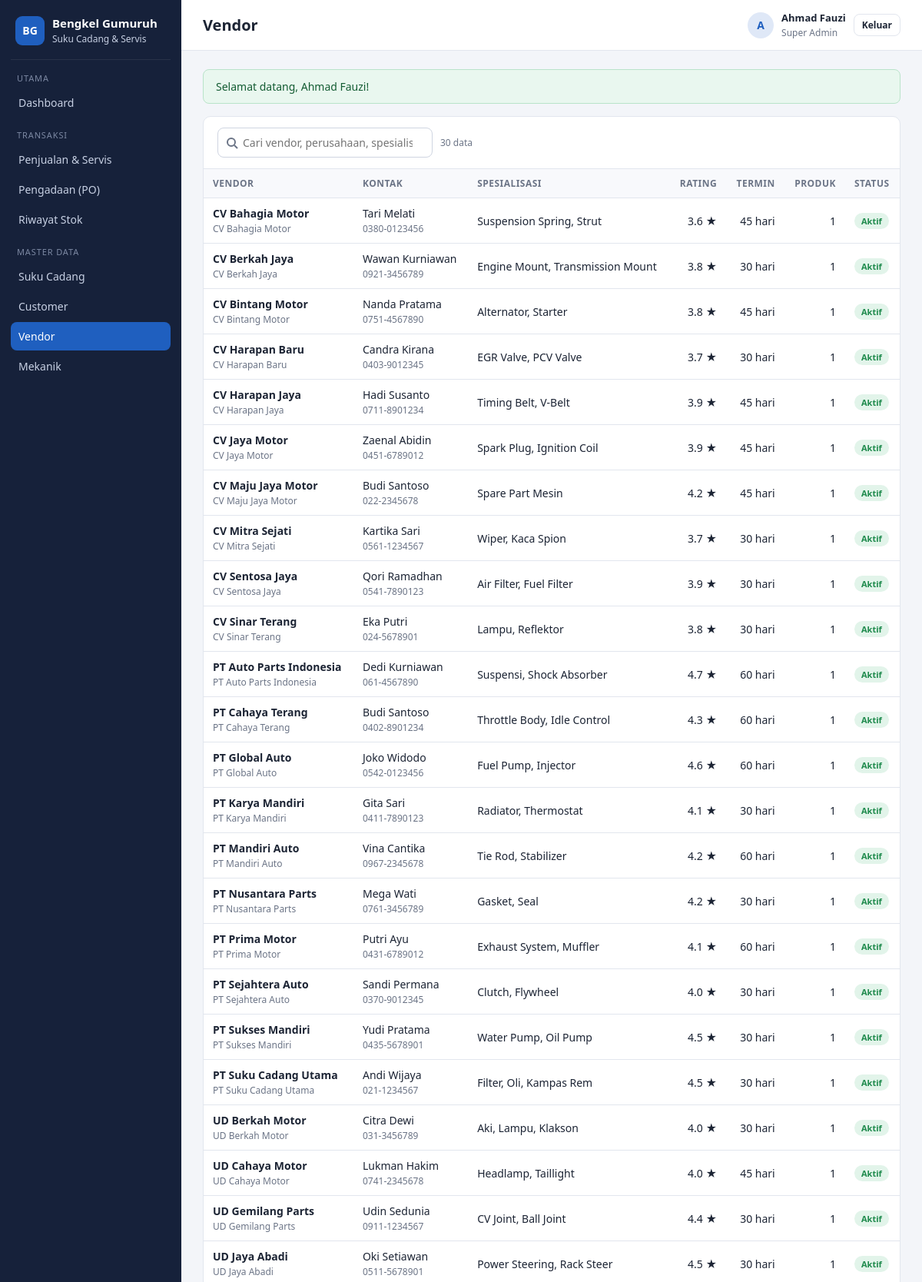
Screenshot of /vendor.php (signed in, upper part) with the database file from the repository.
### tables this page shows
CREATE TABLE `vendor`  (
  `id_vendor` int NOT NULL AUTO_INCREMENT,
  `nama_vendor` varchar(100) NOT NULL,
  `nama_perusahaan` varchar(100) NULL DEFAULT NULL,
  `alamat_vendor` text NOT NULL,
  `no_telepon_vendor` varchar(15) NOT NULL,
  `email_vendor` varchar(50) NULL DEFAULT NULL,
  `npwp_vendor` varchar(20) NULL DEFAULT NULL,
  `contact_person` varchar(100) NULL DEFAULT NULL,
  `no_telepon_contact` varchar(15) NULL DEFAULT NULL,
  `jenis_suku_cadang` text NULL COMMENT 'Spesialisasi vendor',
  `rating_vendor` decimal(2, 1) NULL DEFAULT 0.0 COMMENT 'Rating 0.0 - 5.0',
  `status_kerjasama` tinyint NULL DEFAULT 1 COMMENT '1=aktif, 0=nonaktif',
  `term_pembayaran` int NULL DEFAULT NULL COMMENT 'Dalam hari',
  `bank_nama` varchar(50) NULL DEFAULT NULL,
  `bank_rekening` varchar(30) NULL DEFAULT NULL,
  `bank_atas_nama` varchar(100) NULL DEFAULT NULL,
  `created_at` timestamp NULL DEFAULT CURRENT_TIMESTAMP,
  `created_by` int NULL DEFAULT NULL,
  `updated_at` timestamp NULL DEFAULT CURRENT_TIMESTAMP ON UPDATE CURRENT_TIMESTAMP,
  `updated_by` int NULL DEFAULT NULL,
  PRIMARY KEY (`id_vendor`) USING BTREE,
  INDEX `created_by`(`created_by` ASC) USING BTREE,
  INDEX `updated_by`(`updated_by` ASC) USING BTREE,
  INDEX `idx_vendor_nama`(`nama_vendor` ASC) USING BTREE,
  CONSTRAINT `vendor_ibfk_1` FOREIGN KEY (`created_by`) REFERENCES `pengguna` (`id`) ON DELETE RESTRICT ON UPDATE RESTRICT,
  CONSTRAINT `vendor_ibfk_2` FOREIGN KEY (`updated_by`) REFERENCES `pengguna` (`id`) ON DELETE RESTRICT ON UPDATE RESTRICT
);

### includes/bootstrap.php (called while the page is built, shortened)
<?php
require_once BASE_PATH . '/includes/helpers.php';
require_once BASE_PATH . '/includes/ajax.php';
function db(): PDO
{
    static $pdo = null;
    if ($pdo === null) {
        $cfg = require BASE_PATH . '/config/database.php';
        $dsn = sprintf(
            'mysql:host=%s;port=%s;dbname=%s;charset=%s',
            $cfg['host'],
            $cfg['port'],
            $cfg['database'],
            $cfg['charset']
        );
        $pdo = new PDO($dsn, $cfg['username'], $cfg['password'], [
            PDO::ATTR_ERRMODE            => PDO::ERRMODE_EXCEPTION,
            PDO::ATTR_DEFAULT_FETCH_MODE => PDO::FETCH_ASSOC,
            PDO::ATTR_EMULATE_PREPARES   => false,
        ]);
    }
    return $pdo;
}

### vendor.php (the view, shortened to what this page needs)
<?php
require __DIR__ . '/includes/bootstrap.php';
$q = trim($_GET['q'] ?? '');
$sql = 'SELECT v.*, (SELECT COUNT(*) FROM suku_cadang s WHERE s.id_vendor = v.id_vendor) AS jumlah_produk
          FROM vendor v WHERE 1 = 1';
$param = [];
$sql .= ' ORDER BY v.nama_vendor';
$stmt = db()->prepare($sql);
$stmt->execute($param);
$data = $stmt->fetchAll();
$renderBaris = function (array $data): void {
    foreach ($data as $v): ?>
        <tr>
            <td><strong><?= e($v['nama_vendor']) ?></strong><br><small class="hint"><?= e($v['nama_perusahaan']) ?></small></td>
            <td><?= e($v['contact_person']) ?><br><small class="hint"><?= e($v['no_telepon_vendor']) ?></small></td>
            <td><?= e($v['jenis_suku_cadang']) ?></td>
            <td class="num"><?= number_format((float) $v['rating_vendor'], 1) ?> ★</td>
            <td class="num"><?= $v['term_pembayaran'] ? (int) $v['term_pembayaran'] . ' hari' : '-' ?></td>
            <td class="num"><?= (int) $v['jumlah_produk'] ?></td>
            <td><?= $v['status_kerjasama'] ? badge('aktif') : badge('nonaktif') ?></td>
        </tr>
    <?php endforeach;
    if (!$data): ?><tr><td colspan="7" class="hint">Vendor tidak ditemukan.</td></tr><?php endif;
};
require __DIR__ . '/includes/header.php';
?>
<div class="card">
    <div class="card-header">
        <form class="filters live-form" method="get">
            <?= kotak_cari($q, 'Cari vendor, perusahaan, spesialisasi…') ?>
            <span class="hint live-count"><?= count($data) ?> data</span>
        </form>
    </div>
    <div class="table-wrap">
        <table>
            <thead><tr><th>Vendor</th><th>Kontak</th><th>Spesialisasi</th><th class="num">Rating</th><th class="num">Termin</th><th class="num">Produk</th><th>Status</th></tr></thead>
            <tbody id="hasil"><?php $renderBaris($data); ?></tbody>
        </table>
    </div>
</div>
<?php require __DIR__ . '/includes/footer.php'; ?>

### includes/helpers.php (shortened to what this page needs)
<?php
function e(?string $value): string
{
    return htmlspecialchars((string) $value, ENT_QUOTES, 'UTF-8');
}
function badge(string $status): string
{
    $warna = [
        'paid' => 'success', 'selesai' => 'success', 'diambil' => 'muted', 'completed' => 'success',
        'aktif' => 'success', 'masuk' => 'success',
        'unpaid' => 'danger', 'cancelled' => 'danger', 'keluar' => 'danger',
        'partial' => 'warning', 'antri' => 'warning', 'ordered' => 'warning', 'draft' => 'muted',
        'dikerjakan' => 'info', 'delivered' => 'info', 'adjustment' => 'info', 'retur' => 'warning',
        'vip' => 'warning', 'premium' => 'info', 'reguler' => 'muted',
    ][$status] ?? 'muted';
    $label = [
        'paid' => 'Lunas', 'unpaid' => 'Belum Bayar', 'partial' => 'Sebagian',
    ][$status] ?? ucfirst($status);
    return '<span class="badge badge-' . $warna . '">' . e($label) . '</span>';
}

### assets/css/style.css (style rules this page uses)
:root { --bg: #f3f5f9; --surface: #ffffff; --ink: #1c2434; --muted: #6b7486; --line: #e2e6ee; --primary: #1f5fbf; --primary-dark: #174a96; --sidebar: #16213a; --sidebar-ink: #c7d0e3; --success: #1e8a4c; --danger: #c23a32; --warning: #b9770e; --info: #1b7f9c; --radius: 10px; }
* { box-sizing: border-box; }
body { margin: 0; font-family: "Segoe UI", system-ui, -apple-system, Roboto, Arial, sans-serif; font-size: 14px; color: var(--ink); background: var(--bg); }
.card { background: var(--surface); border: 1px solid var(--line); border-radius: var(--radius); margin-bottom: 20px; }
.card-header { padding: 14px 18px; border-bottom: 1px solid var(--line); display: flex; justify-content: space-between; align-items: center; gap: 12px; }
table { width: 100%; border-collapse: collapse; }
th, td { padding: 10px 12px; border-bottom: 1px solid var(--line); text-align: left; vertical-align: middle; }
th { font-size: 12px; text-transform: uppercase; letter-spacing: .04em; color: var(--muted); background: #f8f9fc; }
td.num, th.num { text-align: right; white-space: nowrap; }
.table-wrap { overflow-x: auto; }
.badge { display: inline-block; padding: 3px 9px; border-radius: 999px; font-size: 11px; font-weight: 600; }
.badge-success { background: #e2f4ea; color: var(--success); }
.filters { display: flex; gap: 10px; align-items: center; }
.hint { color: var(--muted); font-size: 12px; }

### rows the page displays
vendor: nama_vendor "CV Bahagia Motor", nama_perusahaan "CV Bahagia Motor", contact_person "Tari Melati", no_telepon_vendor "0380-0123456", jenis_suku_cadang "Suspension Spring, Strut", rating_vendor "3.6", term_pembayaran "45", jumlah_produk "1"
vendor: nama_vendor "CV Berkah Jaya", nama_perusahaan "CV Berkah Jaya", contact_person "Wawan Kurniawan", no_telepon_vendor "0921-3456789", jenis_suku_cadang "Engine Mount, Transmission Mount", rating_vendor "3.8", term_pembayaran "30", jumlah_produk "1"
vendor: nama_vendor "CV Bintang Motor", nama_perusahaan "CV Bintang Motor", contact_person "Nanda Pratama", no_telepon_vendor "0751-4567890", jenis_suku_cadang "Alternator, Starter", rating_vendor "3.8", term_pembayaran "45", jumlah_produk "1"
vendor: nama_vendor "CV Harapan Baru", nama_perusahaan "CV Harapan Baru", contact_person "Candra Kirana", no_telepon_vendor "0403-9012345", jenis_suku_cadang "EGR Valve, PCV Valve", rating_vendor "3.7", term_pembayaran "30", jumlah_produk "1"
vendor: nama_vendor "CV Harapan Jaya", nama_perusahaan "CV Harapan Jaya", contact_person "Hadi Susanto", no_telepon_vendor "0711-8901234", jenis_suku_cadang "Timing Belt, V-Belt", rating_vendor "3.9", term_pembayaran "45", jumlah_produk "1"
vendor: nama_vendor "CV Jaya Motor", nama_perusahaan "CV Jaya Motor", contact_person "Zaenal Abidin", no_telepon_vendor "0451-6789012", jenis_suku_cadang "Spark Plug, Ignition Coil", rating_vendor "3.9", term_pembayaran "45", jumlah_produk "1"
vendor: nama_vendor "CV Maju Jaya Motor", nama_perusahaan "CV Maju Jaya Motor", contact_person "Budi Santoso", no_telepon_vendor "022-2345678", jenis_suku_cadang "Spare Part Mesin", rating_vendor "4.2", term_pembayaran "45", jumlah_produk "1"
vendor: nama_vendor "CV Mitra Sejati", nama_perusahaan "CV Mitra Sejati", contact_person "Kartika Sari", no_telepon_vendor "0561-1234567", jenis_suku_cadang "Wiper, Kaca Spion", rating_vendor "3.7", term_pembayaran "30", jumlah_produk "1"
vendor: nama_vendor "CV Sentosa Jaya", nama_perusahaan "CV Sentosa Jaya", contact_person "Qori Ramadhan", no_telepon_vendor "0541-7890123", jenis_suku_cadang "Air Filter, Fuel Filter", rating_vendor "3.9", term_pembayaran "30", jumlah_produk "1"
vendor: nama_vendor "CV Sinar Terang", nama_perusahaan "CV Sinar Terang", contact_person "Eka Putri", no_telepon_vendor "024-5678901", jenis_suku_cadang "Lampu, Reflektor", rating_vendor "3.8", term_pembayaran "30", jumlah_produk "1"
vendor: nama_vendor "PT Auto Parts Indonesia", nama_perusahaan "PT Auto Parts Indonesia", contact_person "Dedi Kurniawan", no_telepon_vendor "061-4567890", jenis_suku_cadang "Suspensi, Shock Absorber", rating_vendor "4.7", term_pembayaran "60", jumlah_produk "1"
vendor: nama_vendor "PT Cahaya Terang", nama_perusahaan "PT Cahaya Terang", contact_person "Budi Santoso", no_telepon_vendor "0402-8901234", jenis_suku_cadang "Throttle Body, Idle Control", rating_vendor "4.3", term_pembayaran "60", jumlah_produk "1"
vendor: nama_vendor "PT Global Auto", nama_perusahaan "PT Global Auto", contact_person "Joko Widodo", no_telepon_vendor "0542-0123456", jenis_suku_cadang "Fuel Pump, Injector", rating_vendor "4.6", term_pembayaran "60", jumlah_produk "1"
vendor: nama_vendor "PT Karya Mandiri", nama_perusahaan "PT Karya Mandiri", contact_person "Gita Sari", no_telepon_vendor "0411-7890123", jenis_suku_cadang "Radiator, Thermostat", rating_vendor "4.1", term_pembayaran "30", jumlah_produk "1"
vendor: nama_vendor "PT Mandiri Auto", nama_perusahaan "PT Mandiri Auto", contact_person "Vina Cantika", no_telepon_vendor "0967-2345678", jenis_suku_cadang "Tie Rod, Stabilizer", rating_vendor "4.2", term_pembayaran "60", jumlah_produk "1"
vendor: nama_vendor "PT Nusantara Parts", nama_perusahaan "PT Nusantara Parts", contact_person "Mega Wati", no_telepon_vendor "0761-3456789", jenis_suku_cadang "Gasket, Seal", rating_vendor "4.2", term_pembayaran "30", jumlah_produk "1"
vendor: nama_vendor "PT Prima Motor", nama_perusahaan "PT Prima Motor", contact_person "Putri Ayu", no_telepon_vendor "0431-6789012", jenis_suku_cadang "Exhaust System, Muffler", rating_vendor "4.1", term_pembayaran "60", jumlah_produk "1"
vendor: nama_vendor "PT Sejahtera Auto", nama_perusahaan "PT Sejahtera Auto", contact_person "Sandi Permana", no_telepon_vendor "0370-9012345", jenis_suku_cadang "Clutch, Flywheel", rating_vendor "4.0", term_pembayaran "30", jumlah_produk "1"
vendor: nama_vendor "PT Sukses Mandiri", nama_perusahaan "PT Sukses Mandiri", contact_person "Yudi Pratama", no_telepon_vendor "0435-5678901", jenis_suku_cadang "Water Pump, Oil Pump", rating_vendor "4.5", term_pembayaran "30", jumlah_produk "1"
vendor: nama_vendor "PT Suku Cadang Utama", nama_perusahaan "PT Suku Cadang Utama", contact_person "Andi Wijaya", no_telepon_vendor "021-1234567", jenis_suku_cadang "Filter, Oli, Kampas Rem", rating_vendor "4.5", term_pembayaran "30", jumlah_produk "1"
vendor: nama_vendor "UD Berkah Motor", nama_perusahaan "UD Berkah Motor", contact_person "Citra Dewi", no_telepon_vendor "031-3456789", jenis_suku_cadang "Aki, Lampu, Klakson", rating_vendor "4.0", term_pembayaran "30", jumlah_produk "1"
vendor: nama_vendor "UD Cahaya Motor", nama_perusahaan "UD Cahaya Motor", contact_person "Lukman Hakim", no_telepon_vendor "0741-2345678", jenis_suku_cadang "Headlamp, Taillight", rating_vendor "4.0", term_pembayaran "45", jumlah_produk "1"
vendor: nama_vendor "UD Gemilang Parts", nama_perusahaan "UD Gemilang Parts", contact_person "Udin Sedunia", no_telepon_vendor "0911-1234567", jenis_suku_cadang "CV Joint, Ball Joint", rating_vendor "4.4", term_pembayaran "30", jumlah_produk "1"
vendor: nama_vendor "UD Jaya Abadi", nama_perusahaan "UD Jaya Abadi", contact_person "Oki Setiawan", no_telepon_vendor "0511-5678901", jenis_suku_cadang "Power Steering, Rack Steer", rating_vendor "4.5", term_pembayaran "30", jumlah_produk "1"

### other values shown
APP_NAME "Bengkel Gumuruh"
$judul "Vendor"
mb_substr($user['nama_pengguna'], 0, 1) "A"
$user['nama_pengguna'] "Ahmad Fauzi"
nama_role((int) $user['role']) "Super Admin"
$f['message'] "Selamat datang, Ahmad Fauzi!"
count($data) "30"
